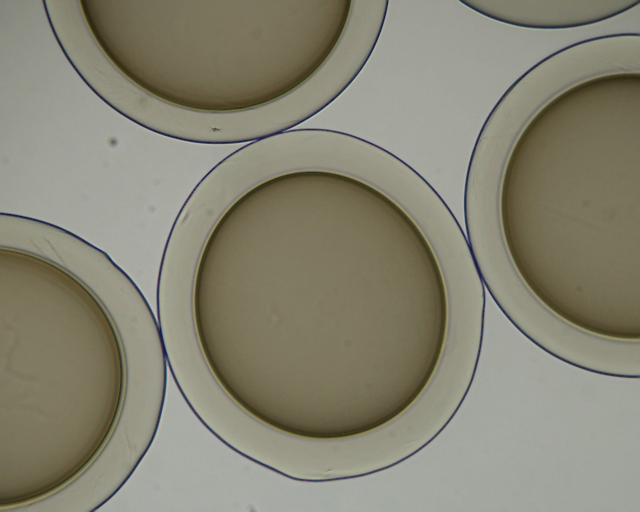
#> input picture images/input-multiple.jpg, 1280 x 1024 px (shown at 1/2 size); its folder holds only this picture in this run
$ python -i main.py   (imports and definitions only)   (older library calls are emulated)
#> lines starting #> are read from the running program, lines starting #| are printed output that depends on the picture; after the words box and inside, x2 and y2 are one past the last pixel; in counts of white or black regions, pixels touching at a corner belong together; long printed decimals are rounded
### retinex.py
import numpy as np
import cv2

def GaussianBlurViaFFT(src, sigma=25):
    assert(src.dtype == np.float64)
    ksize = np.round(6*sigma+1)
    ksize += 1 if ksize % 2 == 0 else 0
    kernel1D = cv2.getGaussianKernel(ksize,sigma).astype(np.float64)
    kernel2D = kernel1D @ kernel1D.T
    dst = cv2.filter2D(src,-1,kernel2D,borderType=cv2.BORDER_REPLICATE)
    return dst

def singleScaleRetinex(img, sigma, a=10):
    retinex = np.log10(img) - np.log10(GaussianBlurViaFFT(img, sigma))
    return retinex/np.log10(a)

# [20 lines left out: function isodataThreshold, not called in this run]

def retinexBinarization(src, sz = 25, a = 10.0, threshold = -1):
    scan = np.copy(src)
    mask = (scan != scan) # avoid NaN
    minimum = np.min(scan[np.logical_not(mask)])
    maximum = np.max(scan[np.logical_not(mask)])
    scan[mask] = minimum - max((maximum-minimum)/5,0.1)
    minimum = np.min(scan)
    scan -= minimum
    scan /= (maximum - minimum + 1e-5)
    scan += 1.0
    scan = scan.astype(np.float64)
    retinex = singleScaleRetinex(scan, sz, a)
    values = retinex.reshape(-1)
    lindex = len(values)//10
    rindex = len(values) - lindex
    lvalue = np.partition(values,lindex)[lindex]
    rvalue = np.partition(values,rindex)[rindex]
    retinex[retinex < lvalue] = lvalue
    retinex[retinex > rvalue] = rvalue
    gray = cv2.normalize(retinex, None, 0, 255, norm_type=cv2.NORM_MINMAX, dtype=cv2.CV_8U)
    if threshold < 0:
        threshold = isodataThreshold(gray)
    dst = np.logical_and((gray > threshold),np.logical_not(mask))
    return dst.astype(np.uint8)*255, gray, threshold

### curvature.py
import numpy as np
import cv2

def getCurvature(vecContourPoints, step=1):

    vecCurvature = np.zeros((len(vecContourPoints)),np.float64)

    if len(vecContourPoints) < step:
        return vecCurvature

    for i in range(len(vecContourPoints)):

        pos = vecContourPoints[i][0]

        iminus = i-step
        iplus = i+step
        pminus = vecContourPoints[iminus + len(vecContourPoints) if iminus < 0 else iminus][0]
        pplus = vecContourPoints[iplus - len(vecContourPoints) if iplus >= len(vecContourPoints) else iplus][0]

        f1stDerivative = (pplus - pminus) / (2*step)
        f2ndDerivative = (pplus - 2*pos + pminus) / (step**2)

        divisor = f1stDerivative[0]**2 + f1stDerivative[1]**2
        curvature2D =  abs(f2ndDerivative[1]*f1stDerivative[0] - f2ndDerivative[0]*f1stDerivative[1]) / (divisor **1.5) if divisor > 10e-8 else 1e20 #inf
        vecCurvature[i] = curvature2D

    return vecCurvature

# [6 lines of commented-out code are left out]

### splitter.py
import os
import cv2
import numpy as np
from curvature import getCurvature
from warshall import warshall

def split(contour, shape, minArc = 250, maxEndsDistance = 120, curvatureStep = 6, curvatureLimit = 0.75, circularityLimit = 1.35, details = False):

    found = []

    curvature = getCurvature(contour, curvatureStep)
    quality = np.int32(curvature < curvatureLimit)

    subcontours = []
    l = 0
    while l < len(quality)-1:

        subcontour = []
        while l < len(quality)-1 and quality[l] > 0:
            subcontour.append(contour[l])
            l += 1

        if subcontour != []:
            subcontour = np.expand_dims(np.concatenate(subcontour, axis=0),axis=1)
        subcontours.append(subcontour)

        while l < len(quality)-1 and quality[l] == 0:
            l += 1

    if quality[len(quality)-1] > 0 and quality[0] > 0 and len(subcontours) > 1:
        subcontours[0] = np.concatenate([subcontours[len(subcontours)-1],subcontours[0]],axis=0)
        subcontours.pop()

    connected = np.zeros((len(subcontours),len(subcontours)),np.bool)

    for j in range(len(subcontours)):
        if len(subcontours[j]) > minArc:
            for k in range(len(subcontours)):
                if len(subcontours[k]) > minArc and j+1 != k and j+1-len(subcontours) != k:
                    distanceToClose = cv2.norm(subcontours[k][0]-subcontours[j][-1])
                    if distanceToClose < maxEndsDistance:
                         connected[j][k] = True

    #print(connected)

    _, pieces = warshall(connected)

    #print(pieces)

    used = np.array([len(subcontours[j]) <= minArc for j in range(len(subcontours))],np.bool)
    candidates = []
    for j in range(len(subcontours)):
        if not used[j] and len(pieces[j,j]) > 0:
            candidate = np.concatenate([subcontours[p] for p in pieces[j,j]],axis=0)
            candidates.append(candidate)
            for p in pieces[j,j]:
                used[p] = True

    for j in range(len(candidates)):
        if cv2.norm(candidates[j][0]-candidates[j][-1]) < maxEndsDistance:
            area = cv2.contourArea(candidates[j])
            if area > 2*minArc:
                rect = cv2.boundingRect(candidates[j])
                _,_,w,h = rect
                if 3*w > 2*h and 3*h > 2*w:
                    perimeter = cv2.arcLength(candidates[j], closed=True)
                    circularity = (perimeter**2) / (4*np.pi*area)
                    curvature = getCurvature(candidates[j],6)
                    curvaturity = np.std(curvature)
                    if circularity < circularityLimit:
                        border = False
                        for point in candidates[j]:
                            x, y = point[0]
                            if x == 0 or y == 0 or x == shape[1]-1 or y == shape[0]-1:
                                border = True
                                break
                        if not border:
                            #print(i,j,"circularity =",circularity,"curvaturity =",curvaturity)
                            found.append(candidates[j])

    if len(found) == 0:
        found.append(contour)

    if details:
        return found, subcontours, curvature
    else:
        return found

# [17 lines left out: function load, not called in this run]

# [28 lines that do not run on import are left out]


### warshall.py
import numpy as np

def warshall(mat):
    assert(mat.shape[0] == mat.shape[1])
    cnt = mat.shape[0]

    infinity = 1000000
    v = np.asarray(mat,np.int)
    v[v==0] = infinity

    w = np.zeros((cnt,cnt),np.object)
    for i in range(cnt):
        for j in range(cnt):
            w[i,j] = list(set([i,j]))

    for k in range(0,cnt):
        for i in range(cnt):
            for j in range(cnt):
                if v[i,k]+v[k,j] < v[i,j]:
                    v[i,j] = v[i,k]+v[k,j]
                    w[i,j] = list(set(w[i,k]+w[k,j]))

    return v, w

# [7 lines that do not run on import are left out]


### main.py
import os
import cv2
import numpy as np
from retinex import retinexBinarization
from curvature import getCurvature
from splitter import split
from annotator import save

def process(img0):
    img = cv2.cvtColor(img0,cv2.COLOR_BGR2GRAY)
    img = img.astype(np.float64)
    threshold = 30 #150 #250
    _, gray, _ = retinexBinarization(img, sz = 15, threshold=threshold)
    gray = cv2.medianBlur(gray,3) #5 #7
    _, binary = cv2.threshold(gray,threshold,255,cv2.THRESH_BINARY)
    #cv2.imwrite('gray.png',gray)
    #cv2.imwrite('binary.png',binary)

    contours, hierarchy = cv2.findContours(~binary, cv2.RETR_TREE, cv2.CHAIN_APPROX_NONE)
    hierarchy = hierarchy[0]

    depth = np.zeros(len(contours),int)
    for i in range(len(contours)):
        if hierarchy[i][3] != -1:
            depth[i] = depth[hierarchy[i][3]] + 1

    found = []
    areas = []
    for i in range(len(contours)):
        contour = contours[i]
        if len(contour) > 2*250: #depth[i] == 2 or depth[i] == 4:
            curvature = getCurvature(contour,6)
            curvaturity = np.std(curvature)
            if curvaturity < 1.0:
                area = cv2.contourArea(contour)
                perimeter = cv2.arcLength(contour, closed=True)
                circularity = (perimeter**2) / (4*np.pi*area)
                if circularity < 1.75: # speeding up
                    candidates = [contour]
                else:
                    candidates = split(contour,img.shape) # this is slow
                for j in range(len(candidates)):
                    area = cv2.contourArea(candidates[j])
                    if area > 30000: # area
                        perimeter = cv2.arcLength(candidates[j], closed=True)
                        circularity = (perimeter**2) / (4*np.pi*area)
                        curvature = getCurvature(candidates[j],6)
                        curvaturity = np.std(curvature)
                        if circularity < 1.9: #1.35 for circles
                            border = False
                            for point in candidates[j]:
                                x, y = point[0]
                                if x == 0 or y == 0 or x == img.shape[1]-1 or y == img.shape[0]-1:
                                    border = True
                                    break
                            if not border:
                                if curvaturity < 0.75: # (median 3)  0.3 (median 5) #0.2 (median 7):
                                    print(i,j,"circularity =",circularity,"curvaturity =",curvaturity)
                                    found.append(candidates[j])
                                    areas.append(area)

    found = [ contour for area, contour in sorted(zip(areas,found), reverse=True) ]

    sub = np.copy(img0)
    for subcontour in found:
        #color = (np.int32(np.random.uniform(80,255)),np.int32(np.random.uniform(80,255)),np.int32(np.random.uniform(80,255)))
        color = (0,0,255)
        for q in range(len(subcontour)-1):
            cv2.line(sub,tuple(subcontour[q][0].astype(np.int32)),tuple(subcontour[q+1][0].astype(np.int32)),color,1)

    contains = np.zeros(len(found),np.int32)
    for i in range(len(found)):
        for j in range(len(found)):
            if i != j:
                point = tuple(found[j][0][0].astype(np.float32))
                #print(i,j,cv2.pointPolygonTest(found[i], point, False))
                if cv2.pointPolygonTest(found[i], point, False) > 0:
                    contains[j] += 1

    cells = []
    if len(contains) > 0:
        for c0 in range(len(contains)):
            if contains[c0] == 0:
                c1 = -1
                for c in range(len(found)):
                    point = tuple(found[c][0][0].astype(np.float32))
                    if cv2.pointPolygonTest(found[c0], point, False) > 0:
                        if c != c0 and cv2.contourArea(found[c0]) > 1.1 * cv2.contourArea(found[c]):
                            if c1 == -1 or contains[c] >= contains[c1]:
                                c1 = c
                cell = [c0,c1]
                cells.append(cell)

    disp = np.copy(img0)
    for cell in cells:
        colors = [(0,0,255),(0,255,0)]
        for c in range(2):
            if cell[c] >= 0:
                cv2.drawContours(disp,[found[cell[c]]],0,colors[c],2)

    categories = [ 0 for contour in found ]
    for cell in cells:
        for c in range(2):
            if cell[c] >= 0:
                categories[cell[c]] = c+1

    return disp, binary, sub, found, categories

imagesFolder = 'inputs'
subfolders = []
# [37 lines not run here, left out]

>>> import cv2
>>> picture = cv2.imread('images/input-multiple.jpg')
#> picture is the input picture: shape (1024, 1280, 3); mean B, G, R 116.1, 133, 135.3
>>> result = process(picture)
#> in process, `img = cv2.cvtColor(img0,cv2.COLOR_BGR2GRAY)`:
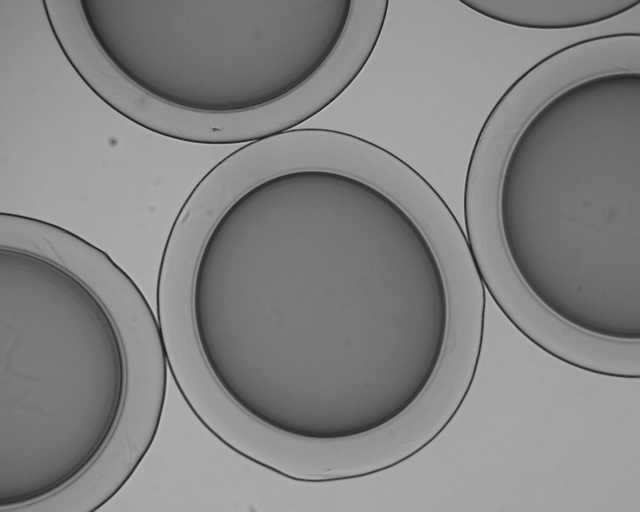
#> img: shape (1024, 1280) (shown at 1/2 size); min 11, max 204, mean 131.8
#> in retinexBinarization, `mask = (scan != scan)`: mask: shape (1024, 1280) bool; every value is 0
#> in retinexBinarization, `minimum = np.min(scan[np.logical_not(mask)])`: minimum = 11
#> in retinexBinarization, `maximum = np.max(scan[np.logical_not(mask)])`: maximum = 204
#> in singleScaleRetinex, `retinex = np.log10(img) - np.log10(GaussianBlurViaFFT(img, sigma))`:
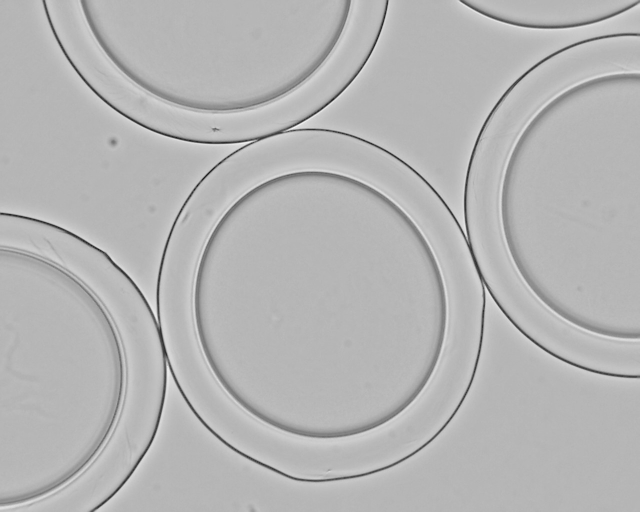
#> retinex: shape (1024, 1280) float64 (shown at 1/2 size); min -0.23, max 0.0922, mean -0.000776; drawn with min black and max white
#> in retinexBinarization, `lindex = len(values)//10`: lindex = 131072
#> in retinexBinarization, `rindex = len(values) - lindex`: rindex = 1179648
#> in retinexBinarization, `lvalue = np.partition(values,lindex)[lindex]`: lvalue = -0.0044
#> in retinexBinarization, `rvalue = np.partition(values,rindex)[rindex]`: rvalue = 0.0148
#> in retinexBinarization, `retinex[retinex < lvalue] = lvalue`:
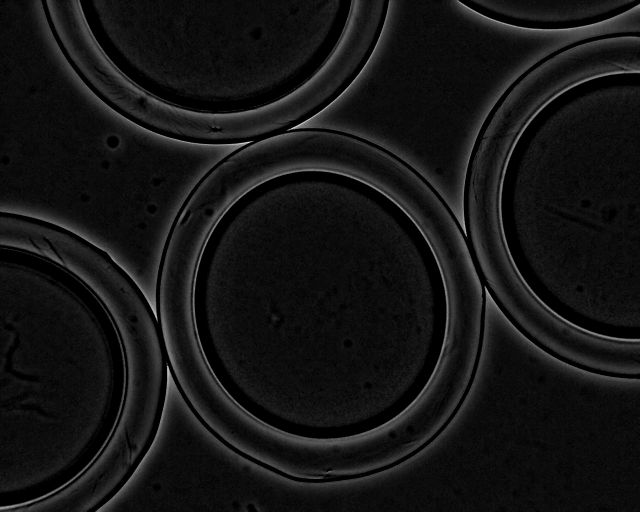
#> retinex: shape (1024, 1280) float64 (shown at 1/2 size); 10% of pixels changed, all inside (x1, y1, x2, y2) = (0, 0, 1280, 1024); drawn with min black and max white
#> in retinexBinarization, `retinex[retinex > rvalue] = rvalue`:
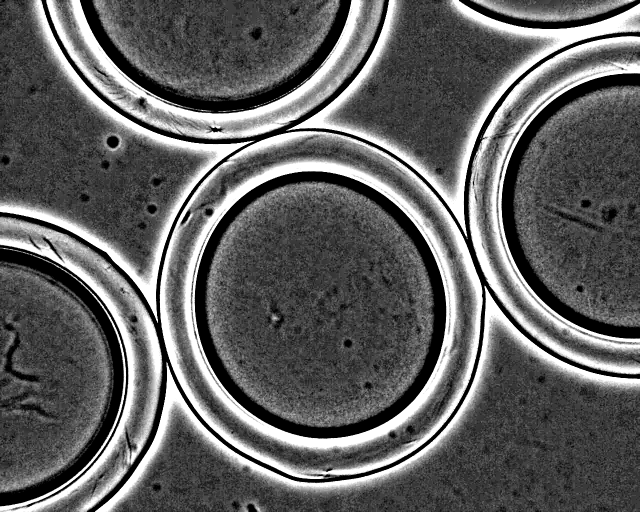
#> retinex: shape (1024, 1280) float64 (shown at 1/2 size); 10% of pixels changed, all inside (x1, y1, x2, y2) = (0, 0, 1280, 1024); drawn with min black and max white
#> in retinexBinarization, `dst = np.logical_and((gray > threshold),np.logical_not(mask))`:
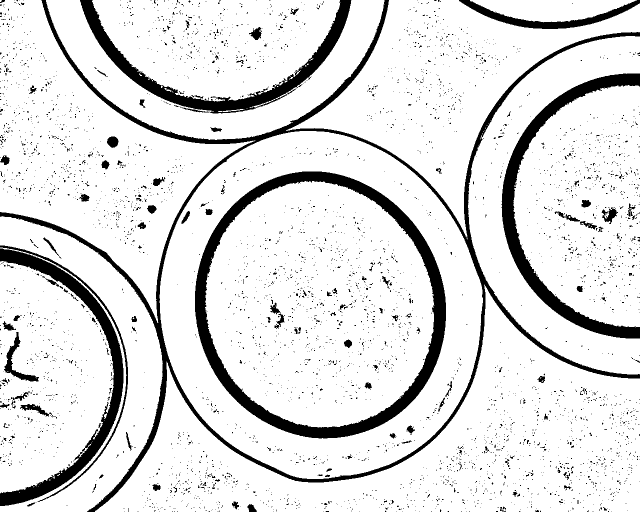
#> dst: shape (1024, 1280) bool (shown at 1/2 size); 87.7% white; 4434 black regions (4268 under 20 px), largest, box (x1, y1, x2, y2) and area: (0, 0, 1280, 1024) 39183, (390, 343, 892, 877) 34369, (1003, 147, 1280, 677) 19332
#> in process, `_, binary = cv2.threshold(gray,threshold,255,cv2.THRESH_BINARY)`: binary: shape (1024, 1280); 88.5% white; 1021 black regions (885 under 20 px)
#> in process, `contours, hierarchy = cv2.findContours(~binary, cv2.RETR_TREE, cv2.CHA..`: contours = 1057 contours, 958 with area under 20; largest, box (x1, y1, x2, y2) and area: (0, 0, 1280, 1024) 384606, (318, 261, 967, 959) 349651, (390, 343, 892, 877) 209077, (409, 361, 869, 856) 176132, (1003, 147, 1280, 677) 18546
#> in process, `depth = np.zeros(len(contours),int)`: depth = 1057 values from 0 to 0
#> after the loop in process, `for i in range(len(contours)):`: depth = 1057 values, max 4 at index 883, min 0 at index 0, mean 0.764
#> the loop in process, `for i in range(len(contours)):` made 1057 passes
#| 829 0 circularity = 1.104 curvaturity = 0.01189
#| 831 0 circularity = 1.126 curvaturity = 0.0142
#| 881 0 circularity = 1.116 curvaturity = 0.01228
#| 882 0 circularity = 1.238 curvaturity = 0.02971
#> after the loop in process, `for i in range(len(contours)):`: areas = [361128, 349651, 209077, 176131.5]; found = 4 contours; box (x1, y1, x2, y2) and area: (312, 257, 971, 965) 361128, (318, 261, 967, 959) 349651, (390, 343, 892, 877) 209077, (409, 361, 869, 856) 176132
#> the loop in process, `for subcontour in found:` made 4 passes
#> after the loop in process, `for subcontour in found:`:
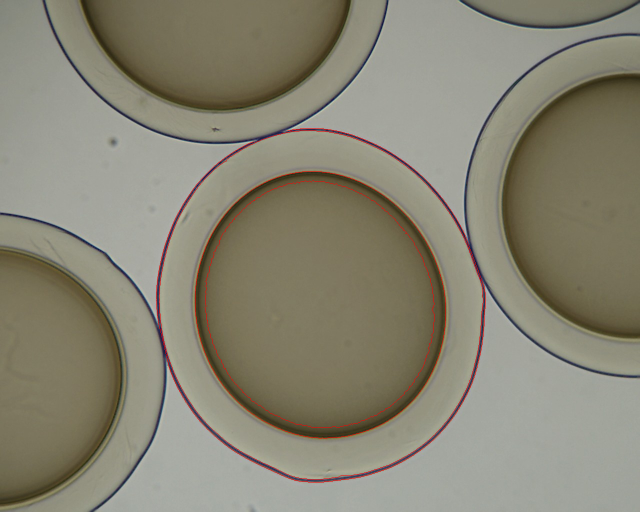
#> sub: shape (1024, 1280, 3) (shown at 1/2 size); 0.5% of pixels changed, all inside (x1, y1, x2, y2) = (312, 257, 971, 965)
#> in process, `contains = np.zeros(len(found),np.int32)`: contains = [0, 0, 0, 0]
#> the loop in process, `for i in range(len(found)):` made 4 passes
#> after the loop in process, `for i in range(len(found)):`: contains = [0, 1, 2, 3]
#> the loop in process, `for c0 in range(len(contains)):` made 4 passes
#> cell on pass 1: [0, 3]
#> after the loop in process, `for c0 in range(len(contains)):`: cells = [[0, 3]]
#> the loop in process, `for cell in cells:` made 1 pass
#> (cell, colors) on pass 1: ([0, 3], [(0, 0, 255), (0, 255, 0)])
#> after the loop in process, `for cell in cells:`:
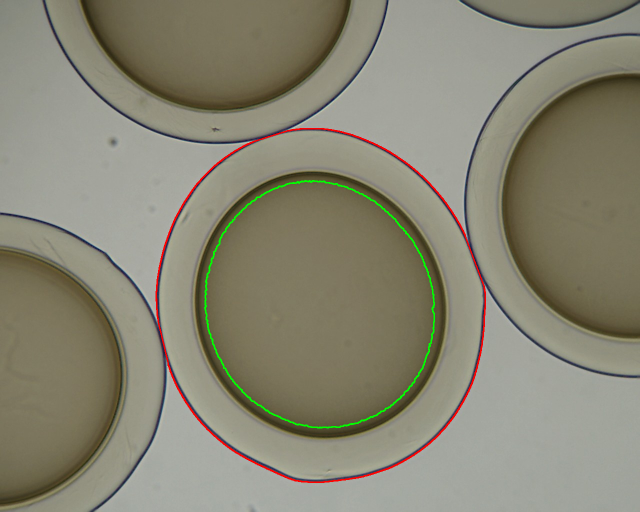
#> disp: shape (1024, 1280, 3) (shown at 1/2 size); 0.96% of pixels changed, all inside (x1, y1, x2, y2) = (311, 256, 972, 966)
#> in process, `categories = [ 0 for contour in found ]`: categories = [0, 0, 0, 0]
#> the loop in process, `for cell in cells:` made 1 pass
#> after the loop in process, `for cell in cells:`: categories = [1, 0, 0, 2]
#> result = 5 items
